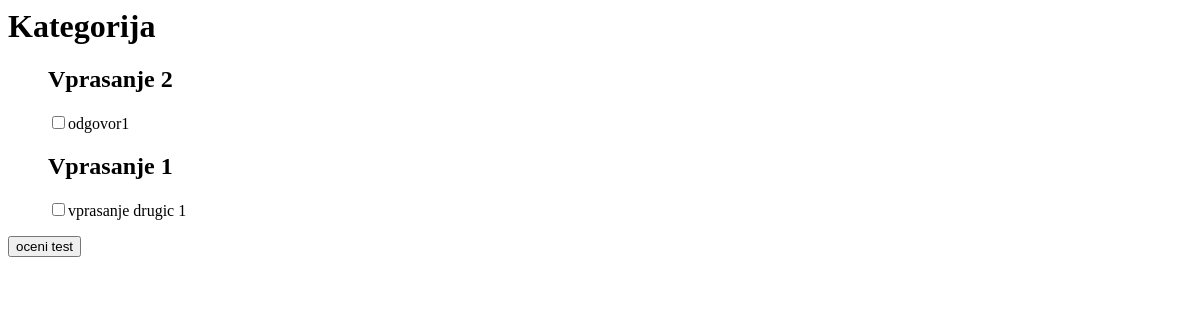
/kviz/1/, run on an earlier commit of the app's database.
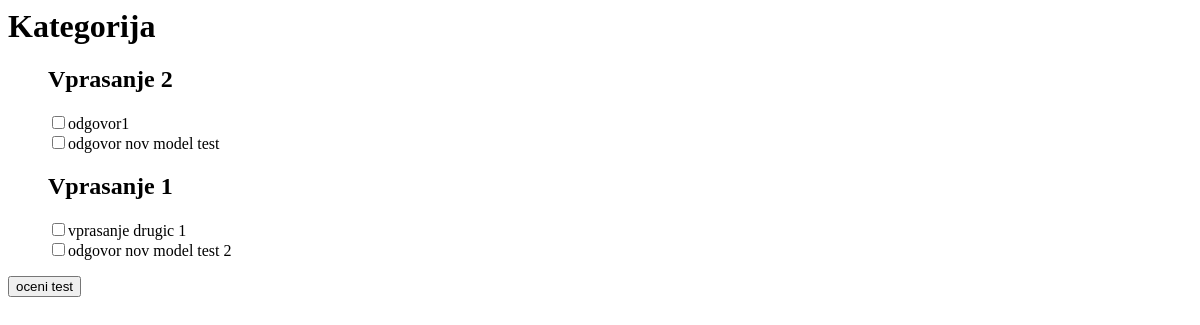
And on a later commit of the database.
### kviz/models.py (models this page shows)
class Category(models.Model):
	category_text = models.CharField(max_length=200)

class Question(models.Model):
	category = models.ForeignKey(Category, on_delete=models.CASCADE)
	question_text = models.CharField(max_length=200)

class Answers(models.Model):
	question = models.ForeignKey(Question, on_delete=models.CASCADE)
	answer_text = models.CharField(max_length=200, default="vnesi vprasanje")
	solution = models.BooleanField(default=False)

### kviz/views.py (the view)
# urls.py: path('<int:category_id>/', views.detail, name='detail'),
def detail(request, category_id):
	kategorija = get_object_or_404(Category, pk=category_id)
	vprasanja = Question.objects.all()
	odgovori = Answers.objects.all()
	context = {'kategorija': kategorija, 'vprasanja': vprasanja, 'odgovori': odgovori}
	return render(request, 'kviz/detail.html', context)

### kviz/templates/kviz/detail.html (shortened to what this page needs)
<h1>{{ kategorija.category_text }}</h1>
<ul>
{% for question in vprasanja %}
    <h2>{{ question.question_text }}</h2>
    {% for odgovor in odgovori %}
	    {% if question.id == odgovor.question.id %}
	    	<form action="/kviz/{{ kategorija.id }}/results/" method="post">
		    	<input type="checkbox" name="izbran_odgovor" value="{{ odgovor.id }}">{{ odgovor.answer_text }}<br>
	    {% endif %}
    {% endfor %}
{% endfor %}
</ul>
<input type="submit" name="ocena" value="oceni test">

What changed in the data, as far as the page shows it:
added Answers: answer_text "odgovor nov model test", shown under Question "Vprasanje 2"
added Answers: answer_text "odgovor nov model test 2", shown under Question "Vprasanje 1"
